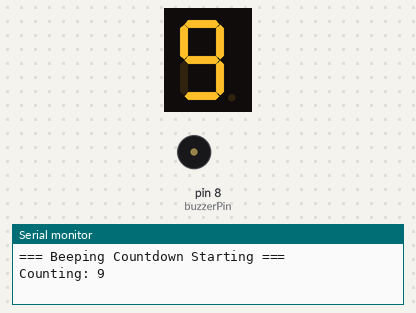
The sketch below on a simulated Arduino Uno, built with avr-gcc and run on an emulated ATmega328P. On the bench: 1-digit seven-segment display, buzzer (waves = sounding), the last lines printed to the serial monitor. Wiring (inferred from the names in the program): 1-digit 7-segment display, segments lit when HIGH: segments pin 2, pin 3, pin 4, pin 5, pin 6, pin 7, pin 9. The segment pins are drawn as the display they are named for.

Above: at 0.3 s.
At 4.3 s:
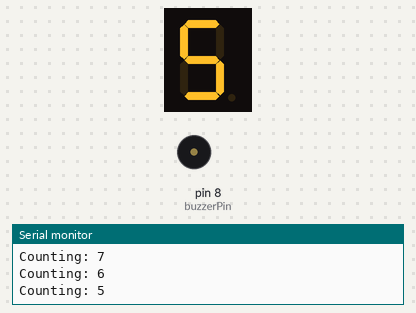
At 9.1 s:
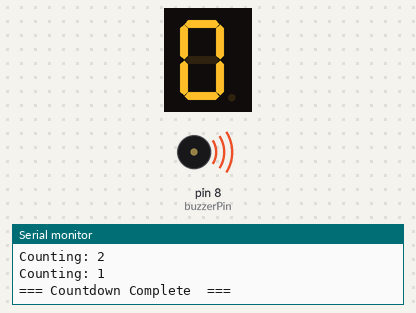
At 10.1 s:
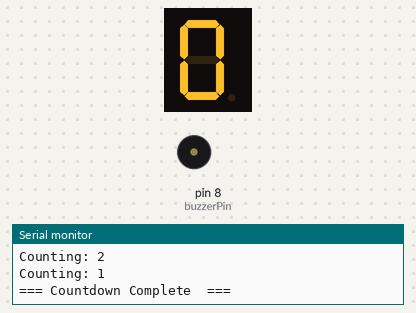
Timing chart, 0 to 11.6 s (numbered marks = the images above):
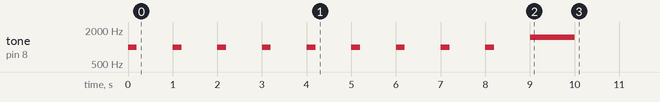

Measured:
- by itself, tone on pin 8 (buzzerPin): plays 1000 Hz for 0.20 s, 1000 Hz for 0.20 s, 1000 Hz for 0.20 s, 1000 Hz for 0.20 s, 1000 Hz for 0.20 s, 1000 Hz for 0.20 s … (10 notes in this stretch)
- what the display in image 1 shows lasts 1.0 s, from 4.0 s to 5.0 s

The sketch:

TASK-5.ino
```cpp
int segmentPins[] = {2, 3, 4, 5, 6, 7, 9};
int numSegments = 7;
int buzzerPin = 8;

// The pattern for each digit. 1 = segment ON, 0 = segment OFF.
byte digits[10][7] = {
  {1, 1, 1, 1, 1, 1, 0},   // 0
  {0, 1, 1, 0, 0, 0, 0},   // 1
  {1, 1, 0, 1, 1, 0, 1},   // 2
  {1, 1, 1, 1, 0, 0, 1},   // 3
  {0, 1, 1, 0, 0, 1, 1},   // 4
  {1, 0, 1, 1, 0, 1, 1},   // 5
  {1, 0, 1, 1, 1, 1, 1},   // 6
  {1, 1, 1, 0, 0, 0, 0},   // 7
  {1, 1, 1, 1, 1, 1, 1},   // 8
  {1, 1, 1, 1, 0, 1, 1},   // 9
};

// Our own function to show a digit on the display.
void showDigit(int n) {
  // For safety: do nothing if the input is outside 0-9.
  if (n < 0 || n > 9) return;

  // Loop through each of the 7 segments.
  for (int i = 0; i < numSegments; i++) {
    // Read the pattern for this digit and segment.
    // If it is 1, turn the segment ON. If 0, turn it OFF.
    digitalWrite(segmentPins[i], digits[n][i]);
  }
}

void setup() {
  Serial.begin(9600);
  pinMode(buzzerPin, OUTPUT); //Set up buzzer

  // Set every segment pin as OUTPUT and start with them OFF.
  for (int i = 0; i < numSegments; i++) {
    pinMode(segmentPins[i], OUTPUT);
  }

  Serial.println("=== Beeping Countdown Starting ===");
  int count = 9;
  while (count > 0) {
    Serial.print("Counting: ");
    Serial.println(count);
    showDigit(count);
    tone(buzzerPin, 1000, 200);     // short beep
    delay(1000);
    count--;
  }

  showDigit(0);
  tone(buzzerPin, 1500, 1000); // longer completion tone
  Serial.println("=== Countdown Complete  ===");

}

void loop() {

}
```
